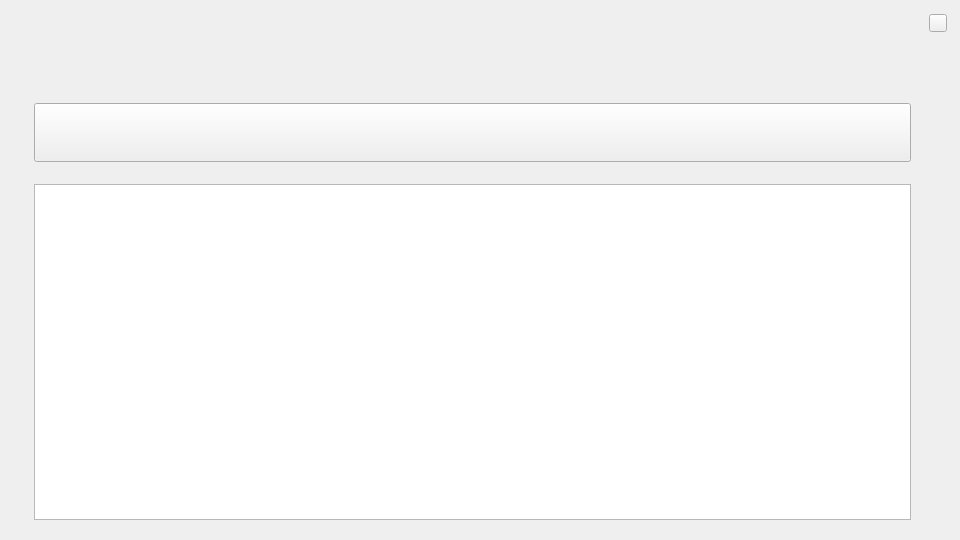
<?xml version="1.0" encoding="UTF-8"?>
<ui version="4.0">
 <class>StationDetailsInfomationWidget</class>
 <widget class="QWidget" name="StationDetailsInfomationWidget">
  <property name="geometry">
   <rect>
    <x>0</x>
    <y>0</y>
    <width>960</width>
    <height>540</height>
   </rect>
  </property>
  <property name="minimumSize">
   <size>
    <width>960</width>
    <height>540</height>
   </size>
  </property>
  <property name="maximumSize">
   <size>
    <width>960</width>
    <height>540</height>
   </size>
  </property>
  <property name="windowTitle">
   <string>StationDetailsInfomationWidget</string>
  </property>
  <layout class="QGridLayout" name="gridLayout">
   <property name="leftMargin">
    <number>0</number>
   </property>
   <property name="topMargin">
    <number>13</number>
   </property>
   <property name="rightMargin">
    <number>13</number>
   </property>
   <property name="bottomMargin">
    <number>0</number>
   </property>
   <property name="horizontalSpacing">
    <number>6</number>
   </property>
   <item row="0" column="0">
    <layout class="QVBoxLayout" name="verticalLayout_2">
     <property name="spacing">
      <number>0</number>
     </property>
     <item>
      <layout class="QHBoxLayout" name="horizontalLayout">
       <item>
        <spacer name="horizontalSpacer">
         <property name="orientation">
          <enum>Qt::Horizontal</enum>
         </property>
         <property name="sizeHint" stdset="0">
          <size>
           <width>40</width>
           <height>20</height>
          </size>
         </property>
        </spacer>
       </item>
       <item>
        <widget class="QPushButton" name="closeBtn">
         <property name="minimumSize">
          <size>
           <width>18</width>
           <height>18</height>
          </size>
         </property>
         <property name="maximumSize">
          <size>
           <width>18</width>
           <height>18</height>
          </size>
         </property>
         <property name="text">
          <string/>
         </property>
        </widget>
       </item>
      </layout>
     </item>
     <item>
      <layout class="QVBoxLayout" name="verticalLayout">
       <property name="spacing">
        <number>22</number>
       </property>
       <property name="leftMargin">
        <number>34</number>
       </property>
       <property name="topMargin">
        <number>70</number>
       </property>
       <property name="rightMargin">
        <number>36</number>
       </property>
       <property name="bottomMargin">
        <number>20</number>
       </property>
       <item>
        <widget class="QPushButton" name="titleBtn">
         <property name="font">
          <font>
           <family>黑体</family>
           <pointsize>28</pointsize>
          </font>
         </property>
         <property name="text">
          <string/>
         </property>
         <property name="iconSize">
          <size>
           <width>28</width>
           <height>28</height>
          </size>
         </property>
        </widget>
       </item>
       <item>
        <widget class="QTextEdit" name="textEdit">
         <property name="font">
          <font>
           <family>黑体</family>
           <pointsize>18</pointsize>
          </font>
         </property>
        </widget>
       </item>
      </layout>
     </item>
    </layout>
   </item>
  </layout>
 </widget>
 <layoutdefault spacing="6" margin="11"/>
 <resources/>
 <connections/>
</ui>
